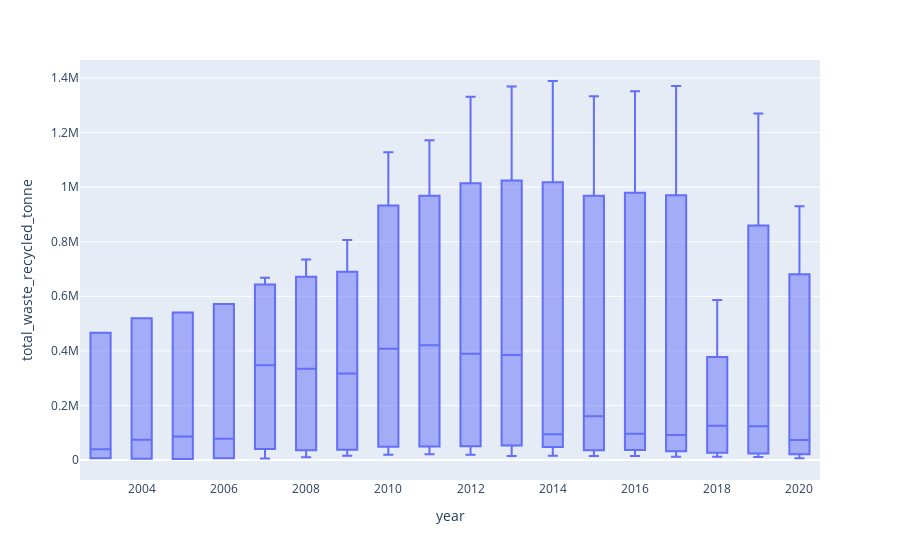

Notebook code for this chart:
### Code cell
fig = px.box(total_data, x = "year",y= "total_waste_recycled_tonne")
fig.update_traces(quartilemethod= "exclusive")
fig.show()

### Figure 1 — Plotly figure (JSON) as saved in the notebook; plotly's stock layout.template omitted (floating-point values rounded to 4 significant figures)
{"data": [{"alignmentgroup": "True", "hovertemplate": "year=%{x}<br>total_waste_recycled_tonne=%{y}<extra></extra>", "legendgroup": "", "marker": {"color": "#636efa"}, "name": "", "notched": false, "offsetgroup": "", "orientation": "v", "quartilemethod": "exclusive", "showlegend": false, "type": "box", "x": [2003, 2003, 2003, 2004, 2004, 2004, 2005, 2005, 2005, 2006, 2006, 2006, 2007, 2007, 2007, 2007, 2008, 2008, 2008, 2008, 2009, 2009, 2009, 2009, 2010, 2010, 2010, 2010, 2011, 2011, 2011, 2011, 2012, 2012, 2012, 2012, 2013, 2013, 2013, 2013, 2014, 2014, 2014, 2014, 2014, 2015, 2015, 2015, 2015, 2015, 2016, 2016, 2016, 2016, 2016, 2017, 2017, 2017, 2017, 2017, 2018, 2018, 2018, 2018, 2018, 2019, 2019, 2019, 2019, 2019, 2020, 2020, 2020, 2020, 2020], "x0": " ", "xaxis": "x", "y": [6200, 39100, 466200, 74100, 519900, 4900, 3800, 540500, 86000, 77800, 571400, 6400, 619000, 75000, 668000, 5800, 608600, 61200, 10000, 735000, 574200, 60300, 806200, 15600, 738200, 78100, 1127500, 19200, 21400, 77000, 765000, 1171600, 696700, 82100, 1331200, 19500, 679400, 91100, 1369200, 14600, 646500, 1388900, 80000, 15700, 94700, 603700, 57800, 14600, 160400, 1333300, 607100, 59500, 1351500, 95900, 14700, 1371000, 92200, 568800, 12400, 51800, 170000, 41000, 586000, 126000, 12000, 1270000, 449000, 37000, 124000, 11000, 7000, 73000, 36000, 930000, 432000], "y0": " ", "yaxis": "y"}], "layout": {"boxmode": "group", "legend": {"tracegroupgap": 0}, "margin": {"t": 60}, "xaxis": {"anchor": "y", "domain": [0, 1], "title": {"text": "year"}}, "yaxis": {"anchor": "x", "domain": [0, 1], "title": {"text": "total_waste_recycled_tonne"}}}}
